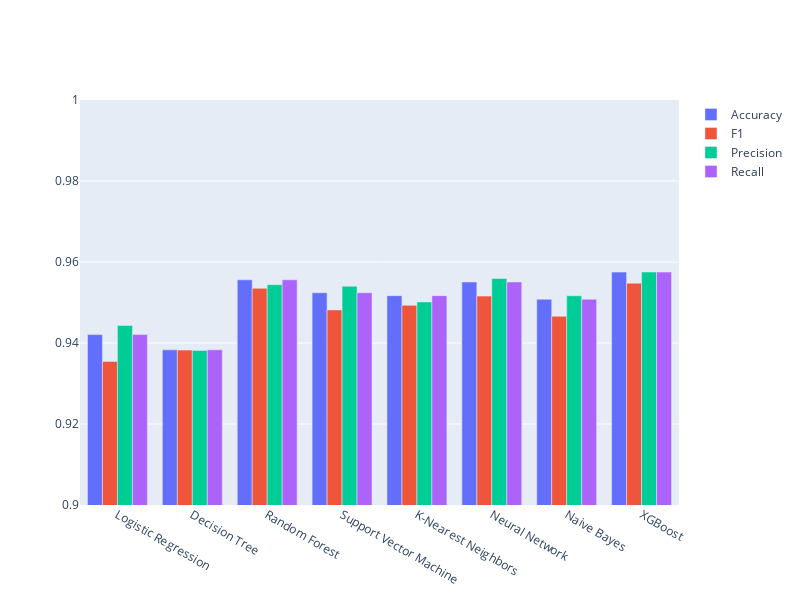

The code cell stored with this chart in its notebook:
### Code cell
#plot the result in a bar chart in one chart including  accuracy, F1, precision and recall using plotly
import plotly.graph_objects as go
fig = go.Figure(data=[
    #go.Bar(name='Run Time', x=result['Method'], y=result['Run Time']),
    go.Bar(name='Accuracy', x=result['Method'], y=result['Accuracy']),
    go.Bar(name='F1', x=result['Method'], y=result['F1']),
    go.Bar(name='Precision', x=result['Method'], y=result['Precision']),
    go.Bar(name='Recall', x=result['Method'], y=result['Recall'])
])
# Change the bar mode
fig.update_layout(barmode='group')
#set y axis range
fig.update_yaxes(range=[0.9, 1])
#set fig size
fig.update_layout(
    autosize=False,
    width=800,
    height=600,)
fig.show()

### Figure 1 — Plotly figure (JSON) as saved in the notebook; plotly's stock layout.template omitted (floating-point values rounded to 4 significant figures)
{"data": [{"name": "Accuracy", "type": "bar", "x": ["Logistic Regression", "Decision Tree", "Random Forest", "Support Vector Machine", "K-Nearest Neighbors", "Neural Network", "Naive Bayes", "XGBoost"], "y": [0.9421, 0.9383, 0.9556, 0.9524, 0.9517, 0.9551, 0.9508, 0.9575]}, {"name": "F1", "type": "bar", "x": ["Logistic Regression", "Decision Tree", "Random Forest", "Support Vector Machine", "K-Nearest Neighbors", "Neural Network", "Naive Bayes", "XGBoost"], "y": [0.9354, 0.9382, 0.9535, 0.9482, 0.9493, 0.9516, 0.9466, 0.9548]}, {"name": "Precision", "type": "bar", "x": ["Logistic Regression", "Decision Tree", "Random Forest", "Support Vector Machine", "K-Nearest Neighbors", "Neural Network", "Naive Bayes", "XGBoost"], "y": [0.9443, 0.9382, 0.9544, 0.954, 0.9501, 0.9559, 0.9517, 0.9575]}, {"name": "Recall", "type": "bar", "x": ["Logistic Regression", "Decision Tree", "Random Forest", "Support Vector Machine", "K-Nearest Neighbors", "Neural Network", "Naive Bayes", "XGBoost"], "y": [0.9421, 0.9383, 0.9556, 0.9524, 0.9517, 0.9551, 0.9508, 0.9575]}], "layout": {"autosize": false, "barmode": "group", "height": 600, "width": 800, "yaxis": {"range": [0.9, 1]}}}
